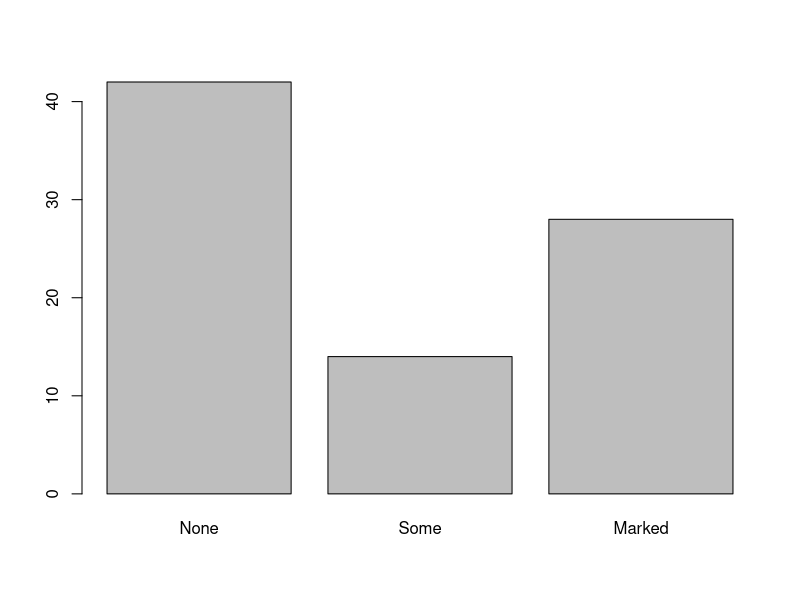
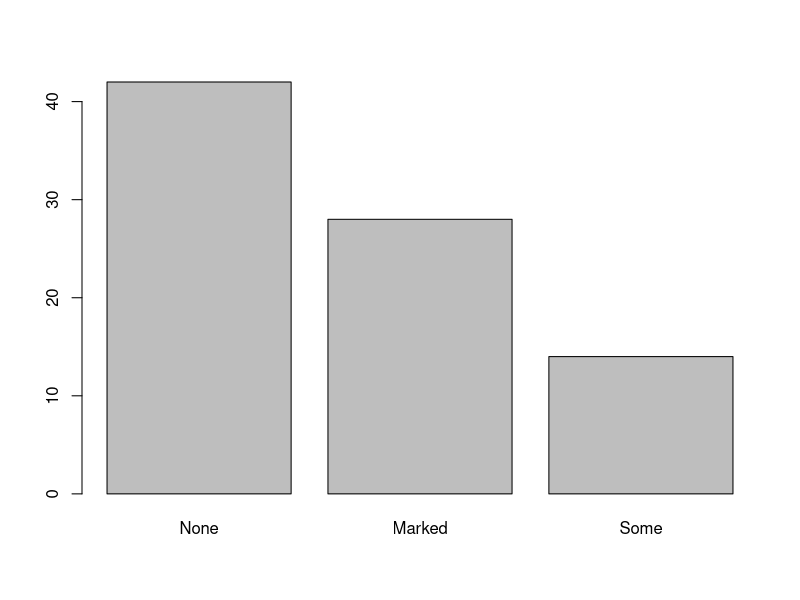
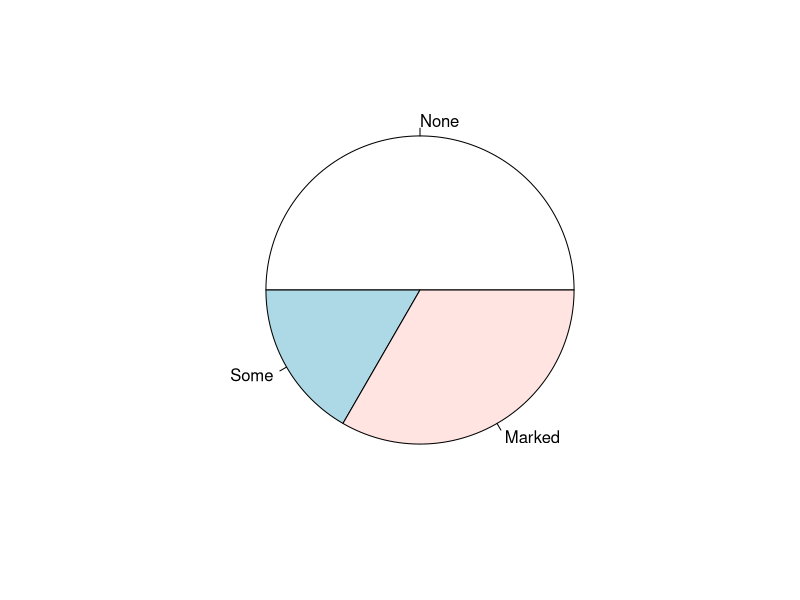
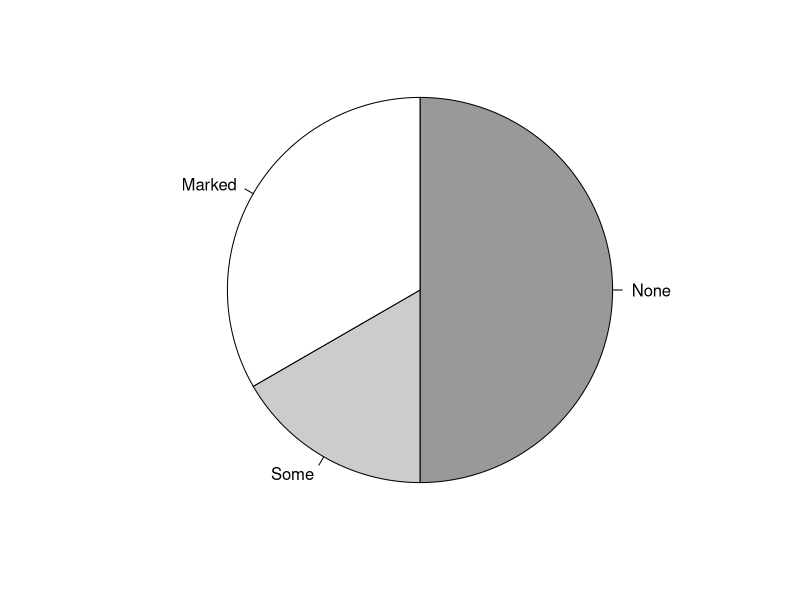
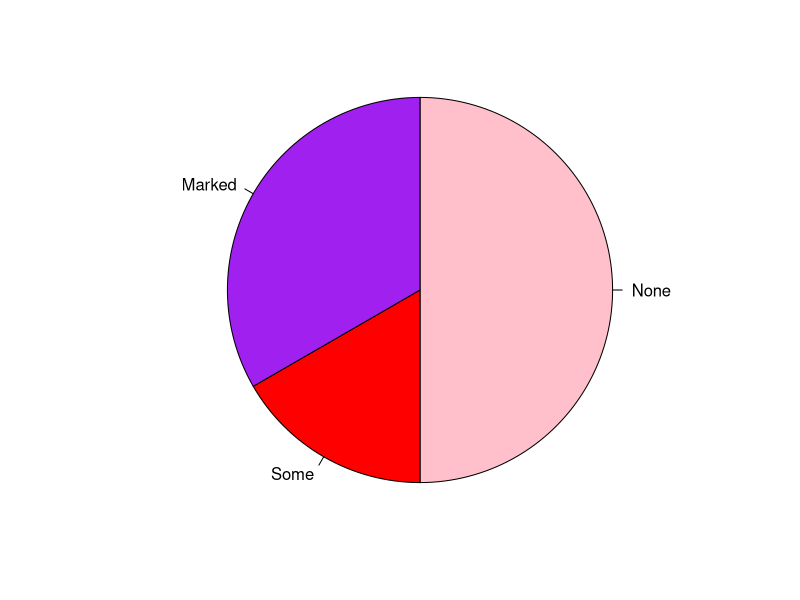
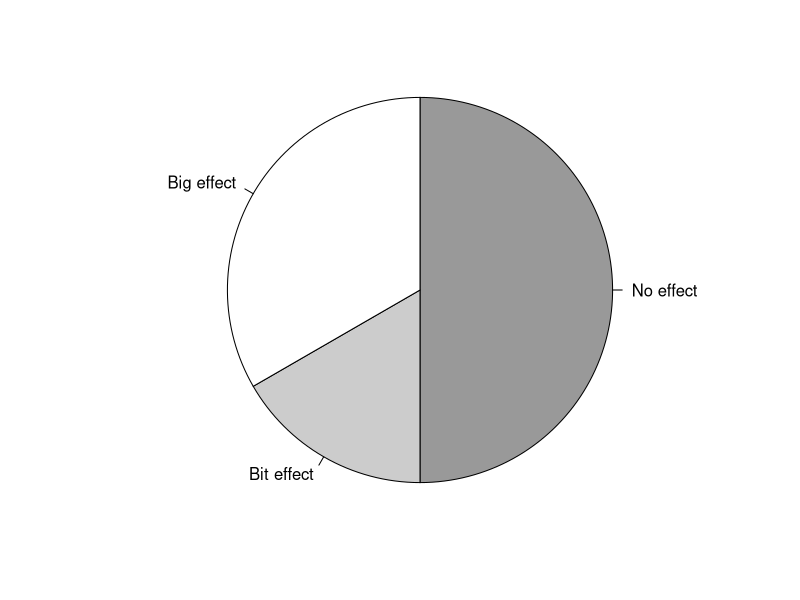
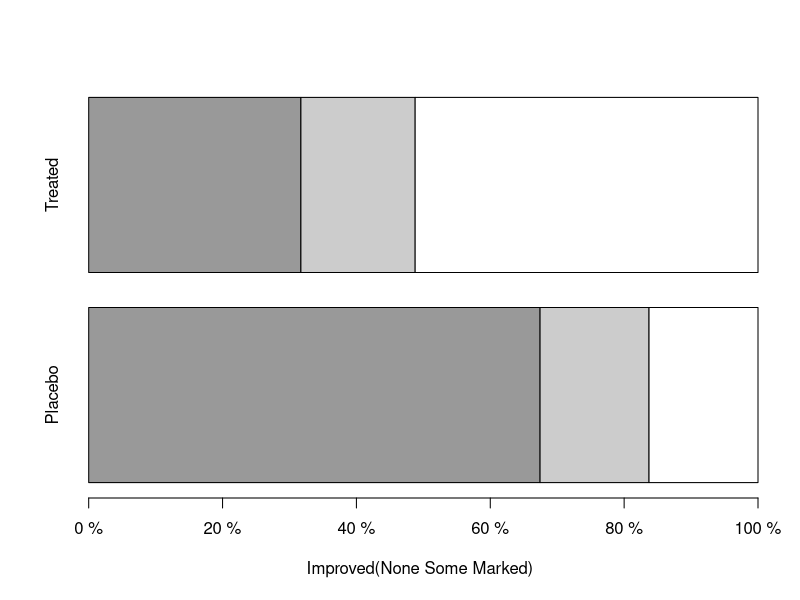
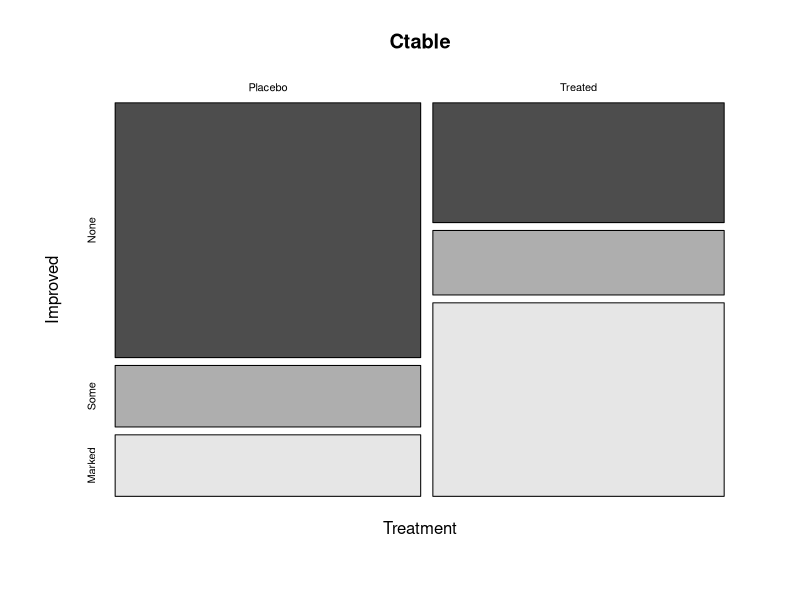

These charts were generated, in order, by the following R code:
#Section 2.1

library(vcd)
data(Arthritis)

head(Arthritis)

summary(Arthritis)

summary(Arthritis$Age)

xtabs(~ Improved, data = Arthritis)

IMP <-xtabs(~ Improved, data = Arthritis)

(IMP <-xtabs(~Improved, data = Arthritis))

barplot(IMP)

IMP2 <-IMP[order(IMP, decreasing = TRUE)]
barplot(IMP2)

order(IMP, decreasing = TRUE)

pie(IMP)

pie(IMP, radius=1, col = gray(seq(0.6,1.0,length = 3)), clockwise = TRUE)

pie(IMP, radius=1, col = c("pink", "red", "purple"), clockwise = TRUE)

pie(IMP, radius=1, col = gray(seq(0.6,1.0,length = 3)), clockwise = TRUE, labels =c('No effect','Bit effect','Big effect'))

xtabs(~ Treatment + Improved, data = Arthritis)

Ctable <- xtabs(~ Treatment + Improved, data = Arthritis)
prop.table(Ctable, margin = 1)

prop.table(Ctable)

prop.table(Ctable, margin = 2)

round(2.65,1)

round(2.65001,1)

Ctable.p <- prop.table(Ctable, margin = 1)
round(Ctable.p,3)

library(vcd)
Ctable <- xtabs(~ Treatment + Improved, data = Arthritis)
Ctable.p <- prop.table(Ctable, margin = 1)
barplot(aperm(Ctable.p), horiz = T , axes = F, col = gray(seq(0.6,1.0,length = 3)) , xlab ="Improved(None Some Marked)")
axis(1, seq(0, 1, by=0.2), paste(seq(0, 100, by =20), "%"))

aperm(Ctable.p)

seq(0, 1, by =0.2)

Ctable <- xtabs(~Treatment+Improved, data = Arthritis)
mosaicplot(Ctable, col = TRUE)

mosaicplot(~Improved + Treatment, data = Arthritis, col = TRUE)

xtabs(~Treatment + Improved + Sex, data = Arthritis)

xtabs(~I(Sex:Treatment) + Improved, data = Arthritis)

Ctable2 <- xtabs(~I(Sex:Treatment) + Improved, data = Arthritis)
Ctable2.p <- prop.table(Ctable2, margin = 1)
round(Ctable2.p,3)

Ctable3 <- xtabs(~Treatment + Sex + Improved, data = Arthritis)
mosaicplot(Ctable3, col = TRUE)

#Section 2.2 

library(vcd)
data(DanishWelfare)
head(DanishWelfare)

summary(DanishWelfare)

xtabs(Freq ~ Alcohol, data = DanishWelfare)

xtabs(Freq ~ Status + Alcohol, data = DanishWelfare)

Ctable4 <- xtabs(Freq ~ Status + Alcohol, data = DanishWelfare)
mosaicplot(Ctable4, col = TRUE)

mosaicplot(Freq ~ Status + Alcohol, data = DanishWelfare, col = TRUE)

#Section 2.3

dtable <- matrix(c(2,18,3,17,9,11,15,5,18,2), nr = 2)
dimnames(dtable) <- list(effect = list("ON","OFF"),dose =list("1", "2", "3", "4", "5"))
class(dtable) <- "table"
dtable

dose_effect <- data.frame(dtable)
dose_effect

DW <- data.frame(lapply(DanishWelfare, function(i) rep(i,DanishWelfare[,"Freq"])))

head(DW)

DW2 <-DW[-1]
head(DW2)

library(vcd)
xtabs(Freq ~ Income, data = DanishWelfare)

levels(DanishWelfare$Income)

levels(DanishWelfare$Income) <- c("0-100", "0-100", "100<", "100<")
levels(DanishWelfare$Income)

data(DanishWelfare)
levels(DanishWelfare$Income)

summary(Arthritis$Age)

Arthritis$CatAge <-cut(Arthritis$Age,breaks=c(20,30,40,50,60,70,80),labels=c(20,30,40,50,60,70),right=FALSE)
Arthritis$CatAge

head(Arthritis)

UCBAdmissions 

UCdata <-apply(UCBAdmissions,c(1,2),sum)
UCdata

UCBAdmissions[,"Male",]

UCBAdmissions[,"Male", -1]

#Section 2.4

library(vcd)
data(Arthritis)
hist(Arthritis$Age)

hist(Arthritis$Age, breaks = c(20,30,40,50,60,70,80), col = "blue")

hist(Arthritis$Age, breaks = c(20,30,40,50,60,70,80), plot = FALSE)$counts

boxplot(Arthritis$Age)

boxplot(Age~Treatment, data = Arthritis)

hist(Arthritis$Age,  breaks = c(20,30,40,50,60,70,80), xlab = 'age', ylab = 'count', main = 'Distribution age',
xlim = c(10,90), ylim =c(0,40))
